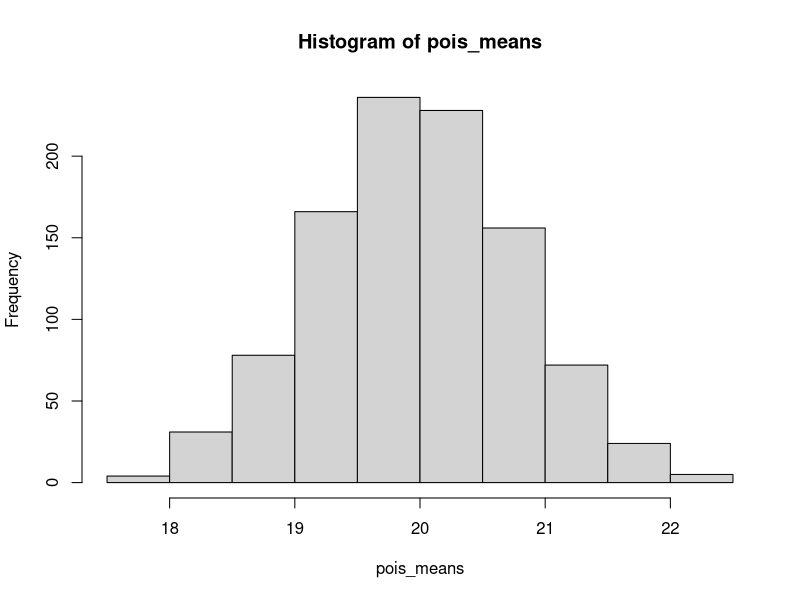
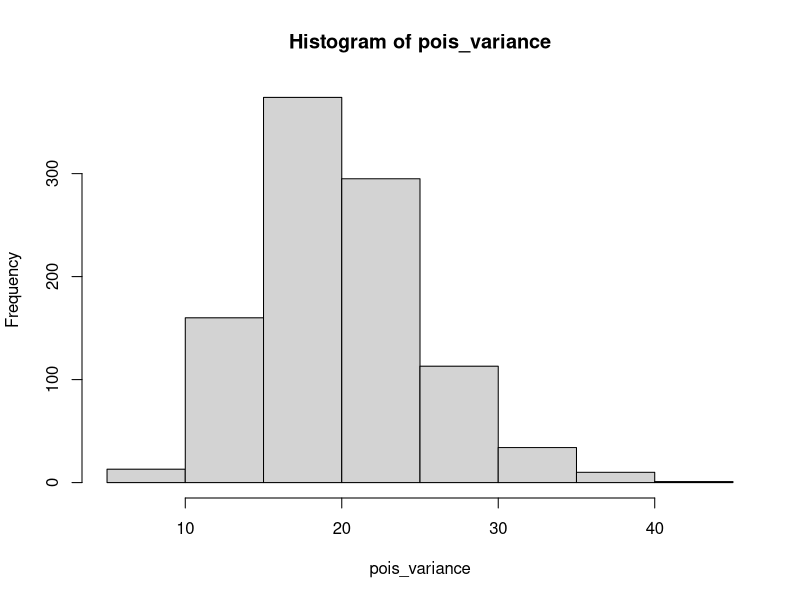

The R script that drew these images, in order:
# generate 1000 poisson random with sample size 30 and lambda 20
lambda = 20
rand_pois = data.frame(replicate(1000, rpois(30, lambda)))

# sample mean and variance in each sample
pois_means = colMeans(rand_pois)
pois_variance = apply(rand_pois, 2, var)

# histograms
hist(pois_means)
hist(pois_variance)

# sample mean and variance of means + MSE
pois_m_mean = mean(pois_means)
pois_m_variance = var(pois_means)
mse_mean = (pois_m_mean - lambda)^2 + pois_m_variance

# sample mean and variance of variances + MSE
pois_v_mean = mean(pois_variance)
pois_v_variance = var(pois_variance)
mse_var = (pois_v_mean - lambda)^2 + pois_v_variance

# 95% CI -- Xbar - 1.96(S/(sqrt(30)))
s_counter = 0
s_width = NULL
for (i in 1:1000) {
  mean = mean(rand_pois[,i])
  std = sqrt(var(rand_pois[,i]))
  lower = mean - (1.96*(std/sqrt(30)))
  upper = mean + (1.96*(std/sqrt(30)))
  s_width = c(s_width, (upper-lower))
  if (lower > 20 || upper < 20) {
    s_counter = s_counter + 1
  }
}

# 95% CI -- Xbar - 1.96(sqrt(Xbar)/(sqrt(30)))
xbar_counter = 0
xbar_width = NULL
for (i in 1:1000) {
  mean = mean(rand_pois[,i])
  lower = mean - (1.96*(sqrt(mean)/sqrt(30)))
  upper = mean + (1.96*(sqrt(mean)/sqrt(30)))
  xbar_width = c(xbar_width, (upper-lower))
  if (lower > 20 || upper < 20) {
    xbar_counter = xbar_counter + 1
  }
}

# means of widths of each interval
xbar_width_mean = mean(xbar_width)
s_width_mean = mean(s_width)
